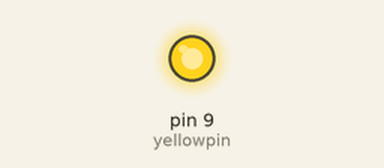
Recording of a sketch running on a simulated Arduino Uno, built with avr-gcc and run on an emulated ATmega328P. Shown: output pins drawn as LEDs (lit = HIGH).

Above: at 0.1 s.
Timing chart, 0 to 1.6 s (numbered marks = the images above):
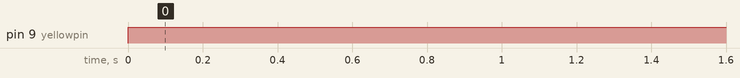

The sketch:

Jan_26_Blinking_LED.ino
```cpp
int yellowpin = 9; //pin to control the yellow pin
int wait1 = 10; //to control delay
int wait2 = 600; //to control delay
int j;
int k;
void setup() {
  // put your setup code here, to run once:
  pinMode(yellowpin,OUTPUT);

}

void loop() {
  // put your main code here, to run repeatedly:
for (j=0;j<=255;j=j+1){
  analogWrite(yellowpin, 255); //turns on LED slowly from 0 - 255
  //time in milliseconds
  //delay(wait1);
}
/*for (k=255;k>=0;k=k-1){
  analogWrite(yellowpin, k);
  //time in milliseconds
  delay(wait1);
}*/

}
```

Measured:
- by itself, pin 9 (yellowpin): LOW → HIGH at 0.00 s
